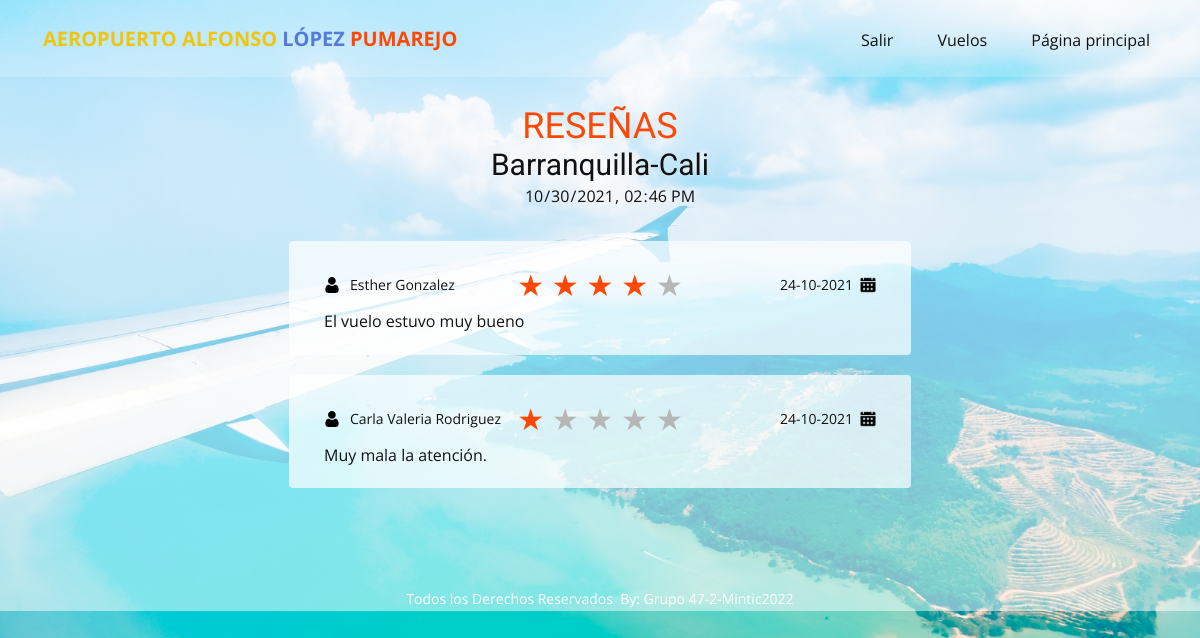
The page /vuelo/1/comentarios (signed in) on the database as committed earlier.
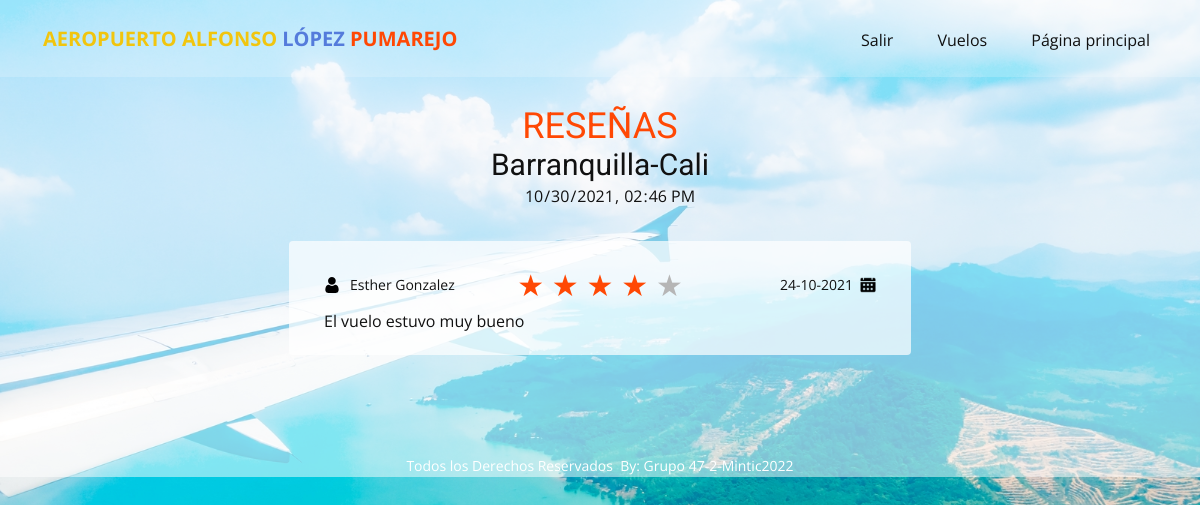
The same page on the database as committed later.
### tables this page shows
CREATE TABLE Vuelo (idVuelo INTEGER PRIMARY KEY AUTOINCREMENT UNIQUE NOT NULL, estadoVuelo varchar (20), origenVuelo varchar (50), destinoVuelo varchar (50), capacidad int (3), avion varchar (30), fechaVuelo timestamp, idPiloto VARCHAR (150) REFERENCES Usuario (idUser) ON DELETE CASCADE ON UPDATE CASCADE NOT NULL, idcoPiloto VARCHAR (150) REFERENCES Usuario (idUser) ON DELETE SET NULL ON UPDATE SET NULL);

CREATE TABLE Review (idReview INTEGER PRIMARY KEY AUTOINCREMENT UNIQUE NOT NULL, idVuelo int REFERENCES Vuelo (idVuelo) ON DELETE CASCADE ON UPDATE CASCADE, comment varchar (500), puntuacion int (1), idUser VARCHAR (150) REFERENCES Usuario (idUser) ON DELETE CASCADE ON UPDATE CASCADE NOT NULL, fechaReview timestamp);

### main.py (the view)
@app.route("/vuelo/<idVuelo>/comentarios")
def verreviews(idVuelo):
   idRol = ""
   if 'idUser' in session and (session['rol'] == 2 or session['rol'] == 3):
      idRol = session['rol']
      if idRol == 3:
         puedeVerReview = True
      elif idRol == 2:
         piloto = Piloto()
         puedeVerReview = piloto.consultarVuelo(session['idUser'], idVuelo)
      if puedeVerReview:
         vuelo= Vuelo()
         reviewsVuelo = vuelo.verReviewsVuelo(idVuelo)
         infoVuelo =""
         if reviewsVuelo:
            infoVuelo = vuelo.consultarVuelo(idVuelo)
         return render_template('reviews.html', reviewsVuelo = reviewsVuelo, idRol = idRol, infoVuelo=infoVuelo)
      else:
         flash('Usted no tiene permisos para ver esta página', 'errormsg')
         return redirect(url_for('paginaprincipal'))
   else:
         flash('Usted no tiene permisos para ver esta página', 'errormsg')
         return redirect(url_for('paginaprincipal'))

### clases.py (called while the page is built)
def dict_factory(cursor, row):
    d = {}
    for idx, col in enumerate(cursor.description):
        d[col[0]] = row[idx]
    return d

    def sql_connection(self):
        try:
            con=sqlite3.connect('database/database.db')
            con.row_factory = dict_factory
            return con
        except Error:
            print(Error)

    def consultarVuelo(self, idVuelo, idUser=""):
        db = Database()
        con = db.sql_connection()
        cursorObj = con.cursor()
        sentencia = "SELECT v.idVuelo, v.avion, v.estadoVuelo, v.origenVuelo, v.destinoVuelo, v.capacidad, v.fechaVuelo, p.idUser AS idPiloto,  cp.idUser AS idcoPiloto, p.nombres|| '  ' || p.apellidos AS piloto , cp.nombres|| '  ' || cp.apellidos AS copiloto, (SELECT COUNT(*) FROM Reservas WHERE idUser = ? AND idVuelo = ?) as reservado FROM Vuelo v LEFT JOIN Usuario p on v.idPiloto = p.idUser LEFT JOIN Usuario cp on v.idcoPiloto = cp.idUser WHERE idVuelo = ?"
        cursorObj.execute(sentencia,[idUser, idVuelo, idVuelo])
        con.commit()
        vuelo = cursorObj.fetchone()
        con.close()
        return vuelo

    def verReviewsVuelo(self, idVuelo):
        sentencia = "SELECT r.comment, r.puntuacion, r.fechaReview, u.nombres || ' ' ||u.apellidos autor,  p.nombres || ' ' ||p.apellidos piloto,  cp.nombres || ' ' ||cp.apellidos copiloto FROM Review r LEFT JOIN Usuario u ON r.idUser = u.idUser LEFT JOIN Vuelo v ON r.idVuelo = v.idVuelo LEFT JOIN Usuario p ON v.idPiloto = p.idUser LEFT JOIN Usuario cp ON v.idcoPiloto = cp.idUser WHERE r.idVuelo = ?"
        db = Database()
        con = db.sql_connection()
        cursorObj = con.cursor()
        cursorObj.execute(sentencia,[idVuelo])
        con.commit()
        reviews = cursorObj.fetchall()
        con.close()
        return reviews

    def consultarVuelo(self, idUser, idVuelo):
        sentencia = "SELECT * FROM Vuelo WHERE ( idPiloto = ? OR idcoPiloto = ?) AND idVuelo = ?"
        db = Database()
        con = db.sql_connection()
        cursorObj = con.cursor()
        cursorObj.execute(sentencia,[idUser, idUser, idVuelo])
        con.commit()
        vuelo = cursorObj.fetchall()
        con.close()
        return vuelo

### templates/reviews.html (shortened to what this page needs)
<!DOCTYPE html>
<html style="font-size: 16px;">
  <head>
    <link rel="stylesheet" href="{{ url_for('static', filename='nicepage.css') }}" media="screen">
    <link rel="stylesheet" href="{{ url_for('static', filename='reviews.css') }}" media="screen">
    <link rel="stylesheet" href="{{ url_for('static', filename='core.css') }}" media="screen">
  </head>
  <body class="u-body">
        {% include 'menu.html' %}
    <section class="u-clearfix u-section-1" id="sec-1176">
      <div class="u-clearfix u-sheet u-sheet-1">
        <h2 class="u-text u-text-default u-text-1 titulo-review">RESEÑAS</h2>
          <h3 class="u-text u-text-default u-text-1 subtitulo-review">{{infoVuelo.origenVuelo}}-{{infoVuelo.destinoVuelo}}</h3>
          <div class="fecha-v-review" style="text-align: center;"><input type="datetime-local" class="fecha-vuelo-review" value="{{infoVuelo.fechaVuelo}}" readonly></div>
        <div class="u-list u-list-1">
          {% for r in reviewsVuelo %}
          <div class="contenedor-reviews">
            <div class="review">
              <div class="review-flight"> {{r.autor}} </div>
                <div class="review-stars"> {% for i in range(5) %}
                  <span class="star {% if i < r.puntuacion %} light{% endif %}">★</span>
                  {% endfor %} </div>
                <div class="review-date"> {{r.fechaReview}} </div>
              </div>
              <div class="review-body">
                {{r.comment}}
              </div>
            </div>
            {% endfor %}
          </div>
        </div>
    </section>
    <footer class="u-align-center u-clearfix u-footer u-grey-80 u-footer" id="sec-7e24"><div class="u-clearfix u-sheet u-sheet-1">
        <p class="u-small-text u-text u-text-variant u-text-1"> Todos los Derechos Reservados&nbsp;
By: Grupo 47-2-Mintic2022</p>
      </div></footer>
  </body>
</html>

### templates/menu.html (shortened to what this page needs)
<header class="u-clearfix u-header u-header" id="sec-d507"><div class="u-clearfix u-sheet u-sheet-1">
<nav class="u-menu u-menu-dropdown u-offcanvas u-menu-1" style="z-index: 999;">
    <div class="u-custom-menu u-nav-container">
      <ul class="u-nav u-unstyled u-nav-1">
        {% if session and 'idUser' in session%}
        <li class="u-nav-item"><a href="{{url_for('salir')}}"class="u-button-style u-nav-link">Salir</a>
        </li>
        {% endif %}
          <li class="u-nav-item"><a class="u-button-style u-nav-link u-text-active-palette-1-base u-text-hover-palette-2-base" href="#" style="padding: 10px 20px;">Vuelos</a>
          </li>
          <li class="u-nav-item"><a class="u-button-style u-nav-link u-text-active-palette-1-base u-text-hover-palette-2-base" href="{{url_for('paginaprincipal')}}" style="padding: 10px 20px;">Página principal</a>
        </li>
</ul>
    </div>
  </nav>
  <p class="u-text u-text-default u-text-1">
    <font color="#f1c50e">AEROPUERTO ALFONSO </font>
    <span class="u-text-palette-2-base">LÓPEZ </span>
    <span class="u-text-palette-1-base">PUMAREJO</span>
  </p>
</div></header>

### static/reviews.css (style rules this page uses)
.u-section-1 .u-sheet-1 { min-height: 860px; }
.u-section-1 .u-text-1 { margin: 30px auto 60px; }
.u-section-1 .u-list-1 { width: 622px; grid-template-rows: auto auto auto; height: auto; margin: 31px auto 30px; }

### static/core.css (style rules this page uses)
span.star.light { color: #ff4804; }
.review-stars { font-size: 30px; color: #b6b6b6; }
.review-flight { background: url('images/user.png'); background-repeat: no-repeat; background-position: left; padding-left: 26px; font-size: 14px; float: left;display: flex; align-items: center; }
.review-date { background: url('images/calendar.png'); background-repeat: no-repeat; background-position: right; padding-right: 23px; font-size: 14px; float: left; display: flex; align-items: center; justify-content: right; background-size: 16px; }
.review { display: grid; grid-template-columns: repeat(3, 1fr); grid-column-gap: 0px; grid-row-gap: 0px; }
.contenedor-reviews { background-color: rgba(255,255,255, 0.7); padding: 20px 35px; border-radius: 4px; text-align: center; margin-bottom: 20px; }
.review-body { text-align: left; }
.titulo-review { margin-bottom: 0!important; }
.subtitulo-review { margin:0!important; text-align: center; display: block; }
input.fecha-vuelo-review { text-align: center; width: 100%; padding-left: 40px; background: none; border: none; display: inline-block; }

Rows that differ between the two databases and show on the page:
removed Review: autor "Carla Valeria Rodriguez", fechaReview "24-10-2021", comment "Muy mala la atención."
